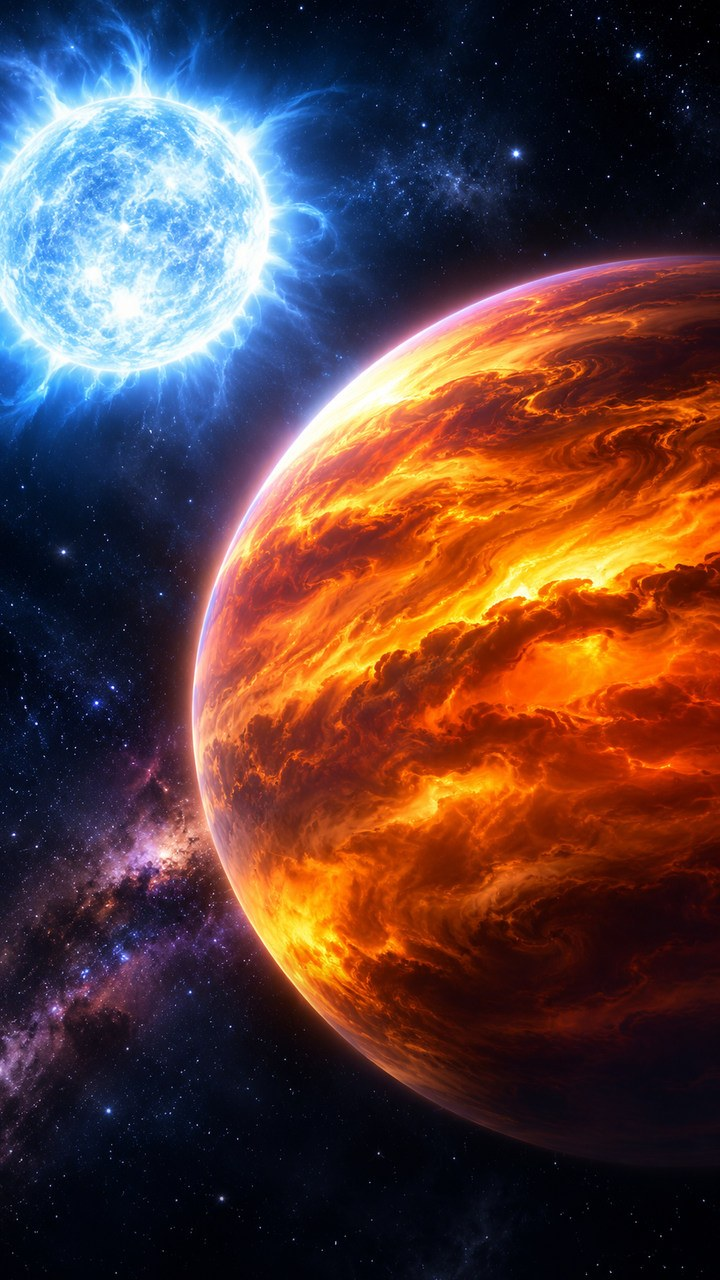
#> input picture requests/51cc3cfcdfef933be83eb3d4bb739472/imagen-01.jpg, 720 x 1280 px
$ python -i image_duplicate_qa.py   (imports and definitions only)
#> lines starting #> are read from the running program, lines starting #| are printed output that depends on the picture
"""Conservative visual near-duplicate detector; never grants editorial approval.

Independent of LLM captions, requires Pillow already present in requirements.
"""
from __future__ import annotations

import argparse
import hashlib
import json
from pathlib import Path

from PIL import Image, ImageOps, ImageStat, UnidentifiedImageError

MAX_IMAGES = 24
MAX_PIXELS = 25_000_000
MAX_FILE_BYTES = 15_000_000
HAMMING_CUTOFF = 5  # out of 64 bits; only flag near-identical arrangements


def fingerprint(path):
    path = Path(path)
    if not path.is_file() or path.stat().st_size > MAX_FILE_BYTES:
        raise ValueError("Missing or oversized image")
    try:
        with Image.open(path) as im:
#> im is the input picture: PIL image 720x1280 RGB; mean R, G, B 92.1, 62.8, 60.6
            if im.width < 64 or im.height < 64 or im.width * im.height > MAX_PIXELS:
                raise ValueError("Unsupported image dimensions")
            if im.format not in ("PNG", "JPEG", "WEBP"):
                raise ValueError("Only PNG/JPEG/WEBP images are supported")
            img = ImageOps.exif_transpose(im).convert("L")
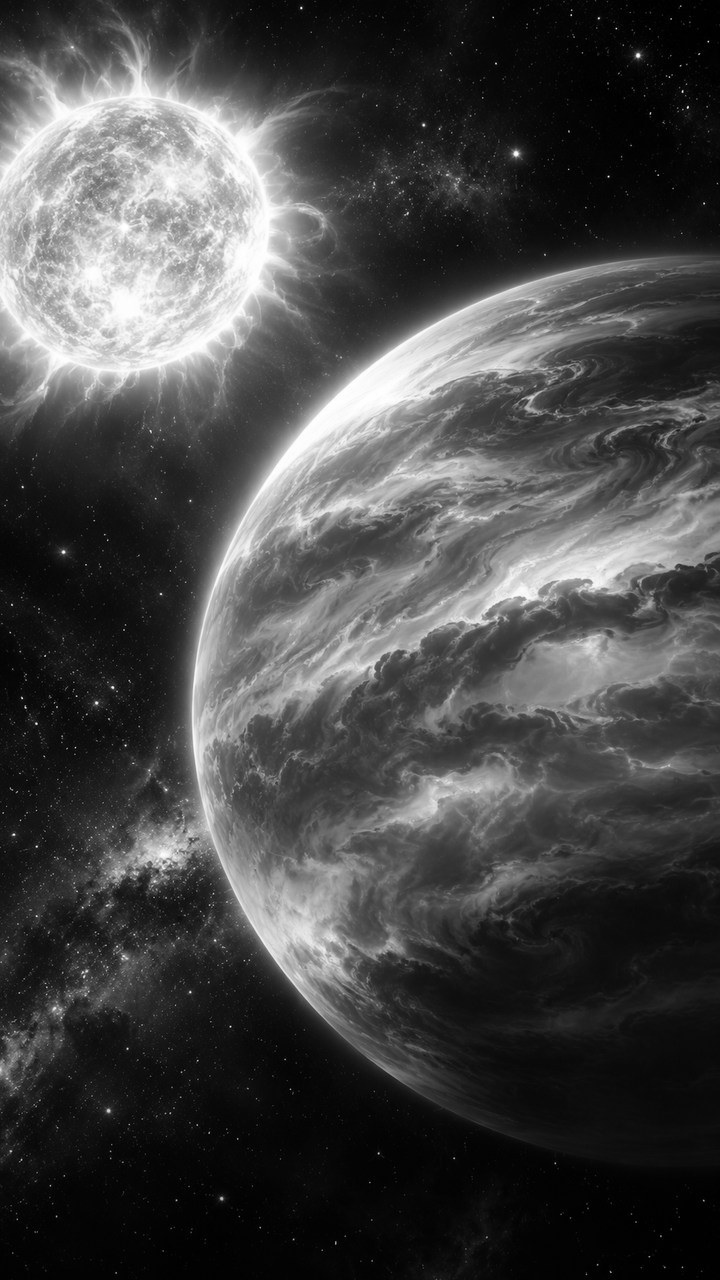
#> img: PIL image 720x1280 L; min 0, max 255, mean 71.3
            # Low-information fields have too many collisions to make a useful decision.
            contrast = ImageStat.Stat(img.resize((64, 64))).stddev[0]
#> contrast = 66.56
            tiny = img.resize((9, 8), Image.Resampling.LANCZOS)
            p = list(tiny.getdata())
#> p = 72 values, max 235 at index 11, min 0 at index 7, mean 72
            bits = 0
            for y in range(8):
                for x in range(8):
                    bits = (bits << 1) | (1 if p[y * 9 + x] > p[y * 9 + x + 1] else 0)
#> after the loop, bits = 9093699591997476262
            return {"path": str(path), "width": im.width, "height": im.height,
                    "hash64": f"{bits:016x}", "contrast": round(contrast, 3),
                    "sha256": hashlib.sha256(path.read_bytes()).hexdigest()}
    except (UnidentifiedImageError, OSError) as exc:
        raise ValueError("Unreadable image") from exc


def audit(paths):
    paths = list(paths)
    if not 2 <= len(paths) <= MAX_IMAGES or len(set(map(str, paths))) != len(paths):
        raise ValueError("Provide 2-24 unique image paths")
    images = [fingerprint(p) for p in paths]
    pairs = []
    for i in range(len(images)):
        for j in range(i + 1, len(images)):
            left, right = images[i], images[j]
            distance = (int(left["hash64"], 16) ^ int(right["hash64"], 16)).bit_count()
            identical = left["sha256"] == right["sha256"]
            low_information = min(left["contrast"], right["contrast"]) < 7.0
            if identical:
                verdict = "DUPLICATE"
            elif low_information:
                verdict = "UNSURE"
            elif distance <= HAMMING_CUTOFF:
                verdict = "POSSIBLE_DUPLICATE"
            else:
                verdict = "DISTINCT_BY_HASH"
            pairs.append({"scene_a": i + 1, "scene_b": j + 1,
                          "hamming_distance": distance, "verdict": verdict})
    flags = [p for p in pairs if p["verdict"] in ("DUPLICATE", "POSSIBLE_DUPLICATE")]
    return {"schema": 1, "method": "perceptual-dhash-9x8", "images": images,
            "pairs": pairs, "possible_duplicate_pairs": flags,
            "editorial_approved": False, "scientific_facts_verified": False,
            "ready_to_publish": False,
            "note": "DISTINCT_BY_HASH does not prove different compositions. AI and human reviews remain mandatory."}


def main():
    parser = argparse.ArgumentParser(description="Offline image near-duplicate QA; does not publish")
    parser.add_argument("images", nargs="+")
    parser.add_argument("--out", default="output/image-duplicate-audit.json")
    args = parser.parse_args()
    report = audit(args.images)
    output = Path(args.out)
    output.parent.mkdir(parents=True, exist_ok=True)
    output.write_text(json.dumps(report, ensure_ascii=False, indent=2) + "\n", encoding="utf-8")
    print(f"Images: {len(report['images'])}, flagged pairs: {len(report['possible_duplicate_pairs'])}; editorial approval: false")


# [2 lines not run here, left out]

>>> result = fingerprint('../requests/51cc3cfcdfef933be83eb3d4bb739472/imagen-01.jpg')
#> result = 6 items

$ run again, on requests/51cc3cfcdfef933be83eb3d4bb739472/imagen-03.jpg
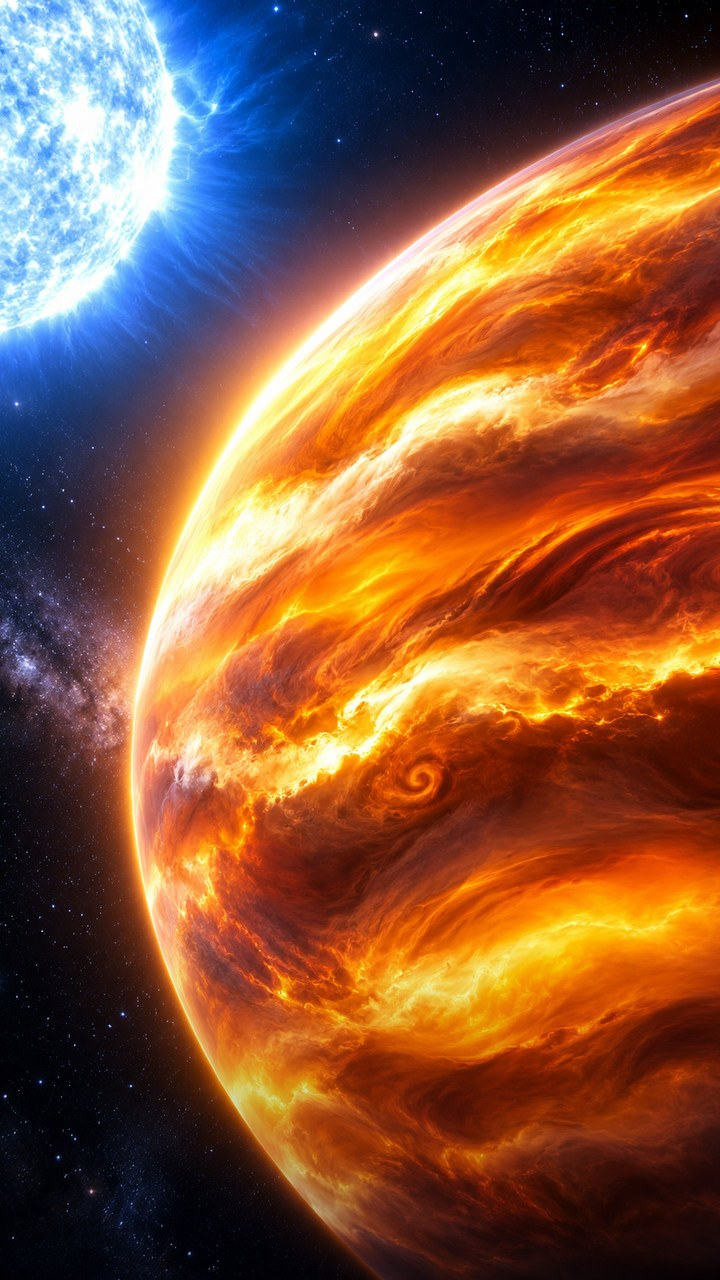
#> input picture requests/51cc3cfcdfef933be83eb3d4bb739472/imagen-03.jpg, 720 x 1280 px
#> in fingerprint, im is the input picture: PIL image 720x1280 RGB; mean R, G, B 139, 88.7, 60.1
#> in fingerprint, `img = ImageOps.exif_transpose(im).convert("L")`:
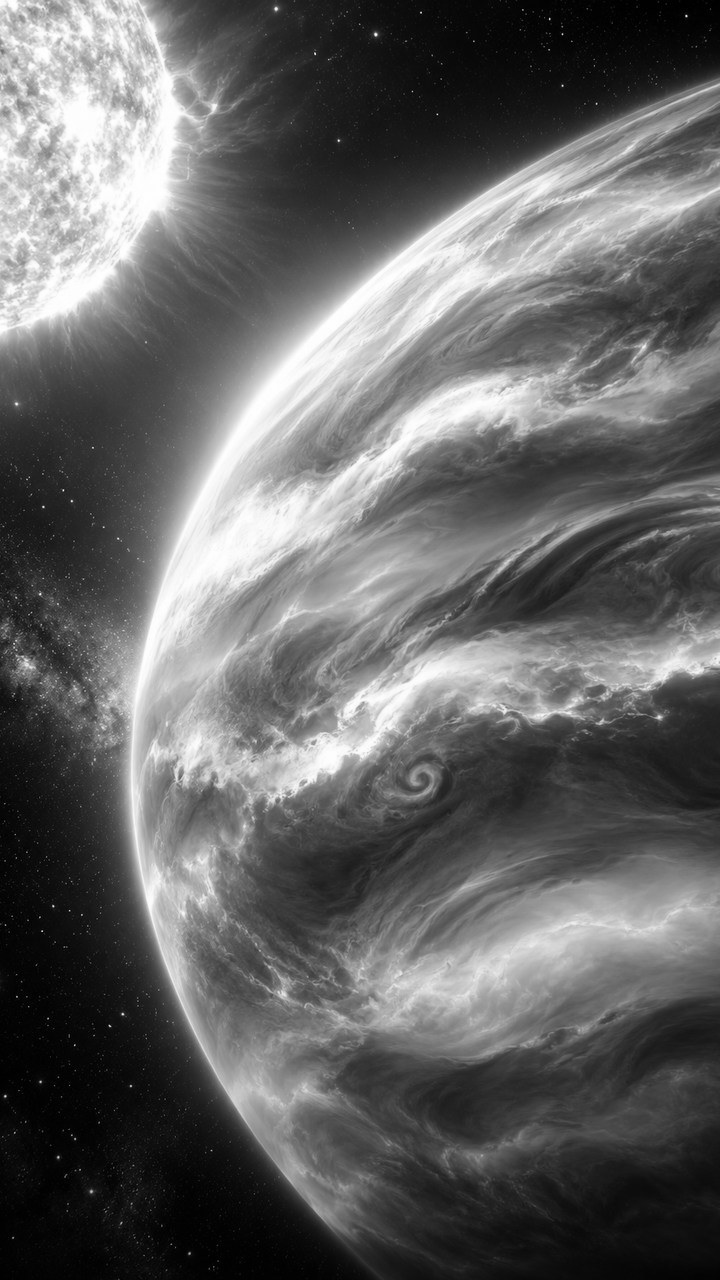
#> img: PIL image 720x1280 L; min 0, max 255, mean 100.5
#> contrast = 69.48
#> p = 72 values, max 230 at index 1, min 2 at index 45, mean 101.1
#> after the loop in fingerprint, `for y in range(8):`: bits = 8710981193692157775
#> result = 6 items

$ run again, on requests/51cc3cfcdfef933be83eb3d4bb739472/imagen-04.jpg
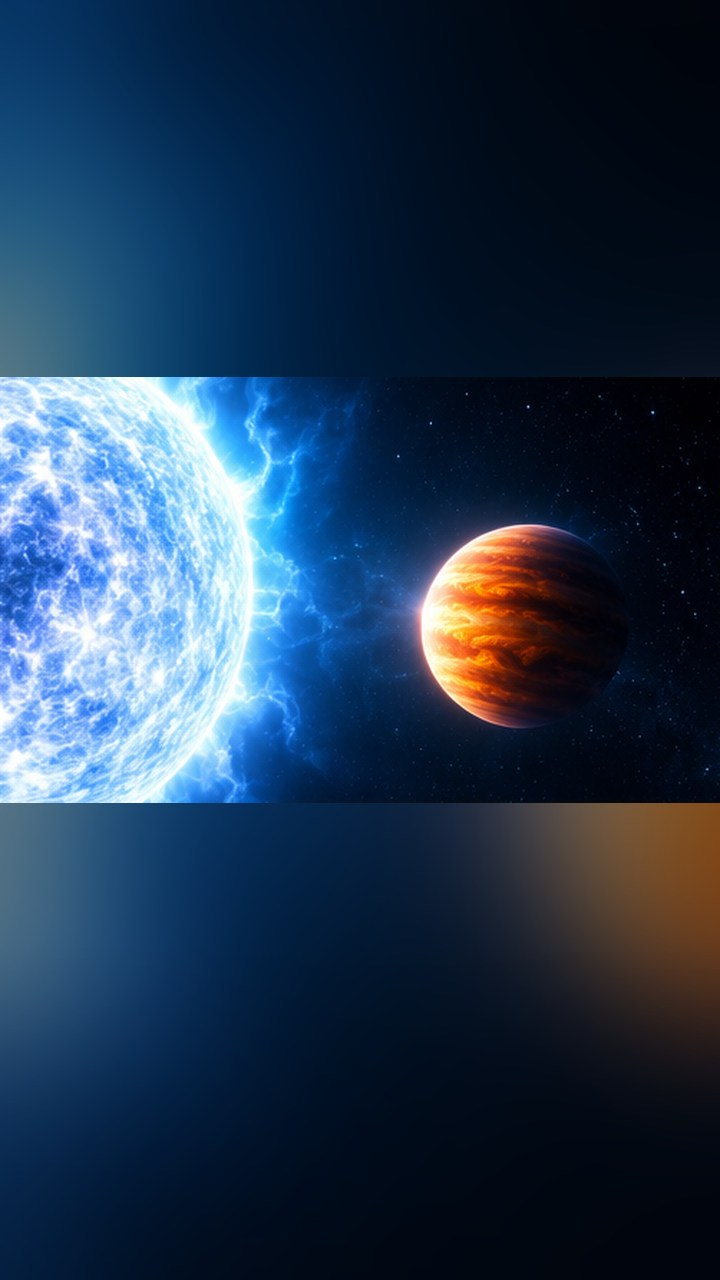
#> input picture requests/51cc3cfcdfef933be83eb3d4bb739472/imagen-04.jpg, 720 x 1280 px
#> in fingerprint, im is the input picture: PIL image 720x1280 RGB; mean R, G, B 33.9, 55.5, 80.5
#> in fingerprint, `img = ImageOps.exif_transpose(im).convert("L")`:
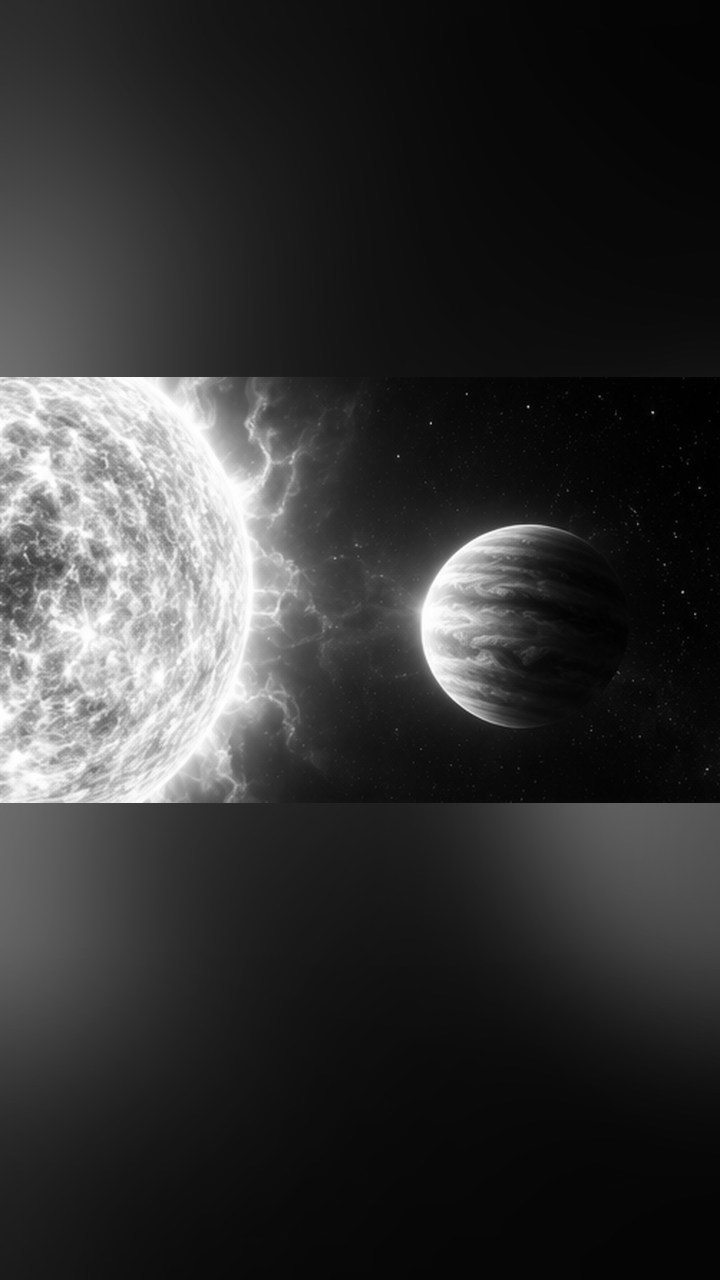
#> img: PIL image 720x1280 L; min 0, max 255, mean 51.9
#> contrast = 62.28
#> p = 72 values, max 236 at index 29, min 2 at index 34, mean 51.9
#> after the loop in fingerprint, `for y in range(8):`: bits = 18446457334025220350
#> result = 6 items

$ run again, on requests/51cc3cfcdfef933be83eb3d4bb739472/imagen-05.jpg
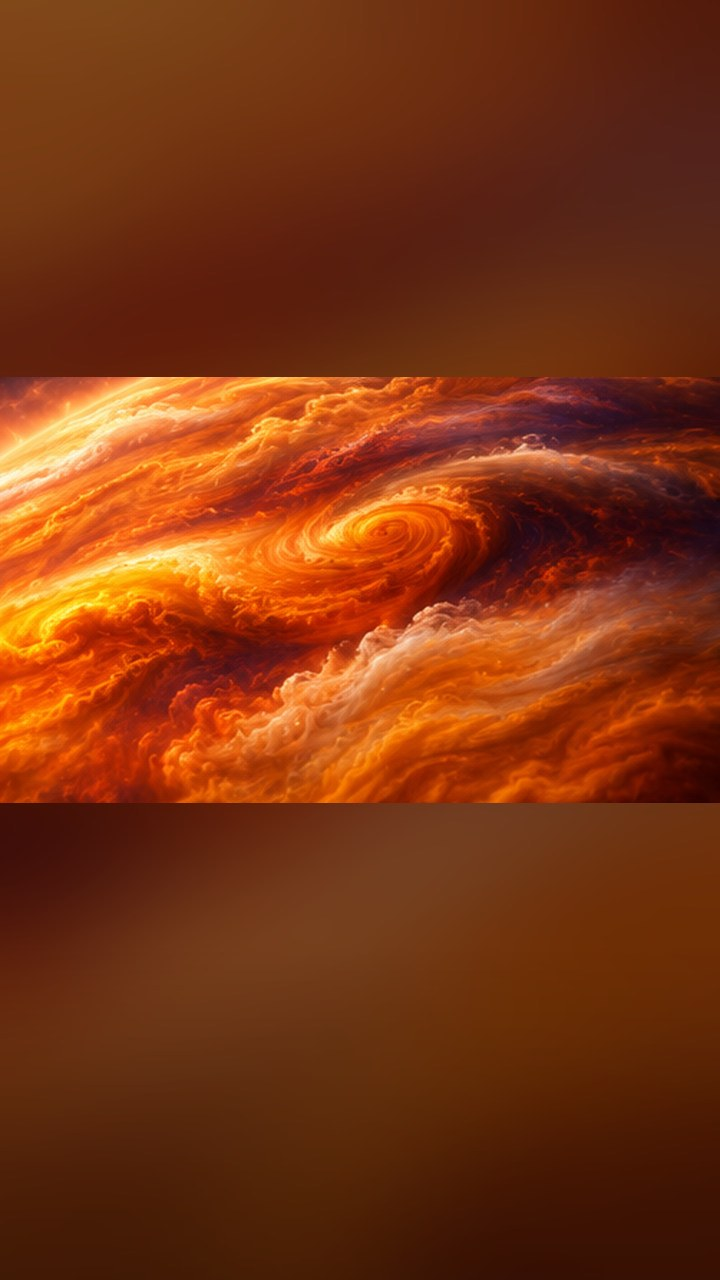
#> input picture requests/51cc3cfcdfef933be83eb3d4bb739472/imagen-05.jpg, 720 x 1280 px
#> in fingerprint, im is the input picture: PIL image 720x1280 RGB; mean R, G, B 124, 53, 18.2
#> in fingerprint, `img = ImageOps.exif_transpose(im).convert("L")`:
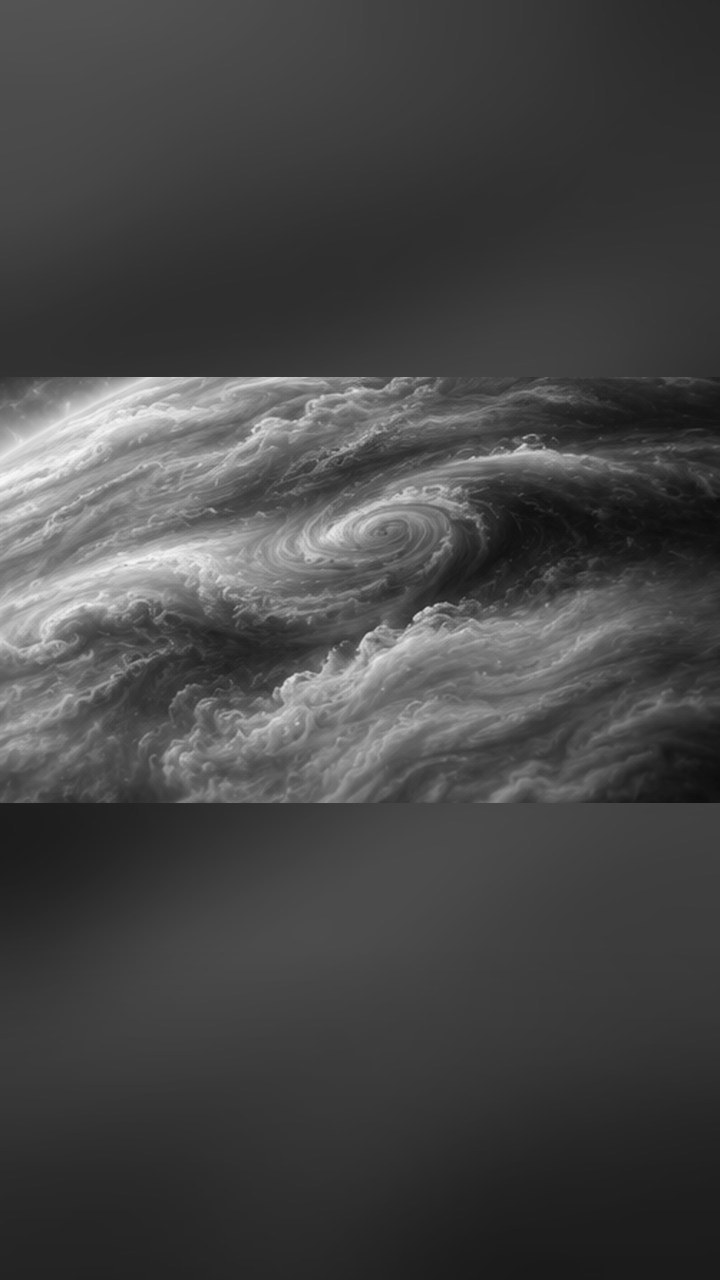
#> img: PIL image 720x1280 L; min 12, max 250, mean 70.3
#> contrast = 35.81
#> p = 72 values, max 176 at index 27, min 31 at index 71, mean 70.47
#> after the loop in fingerprint, `for y in range(8):`: bits = 18429151817050820511
#> result = 6 items
